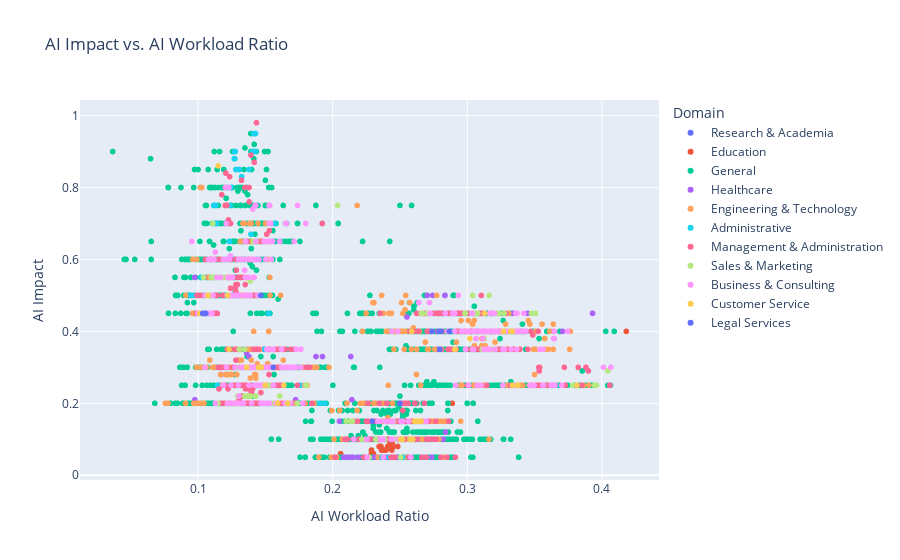
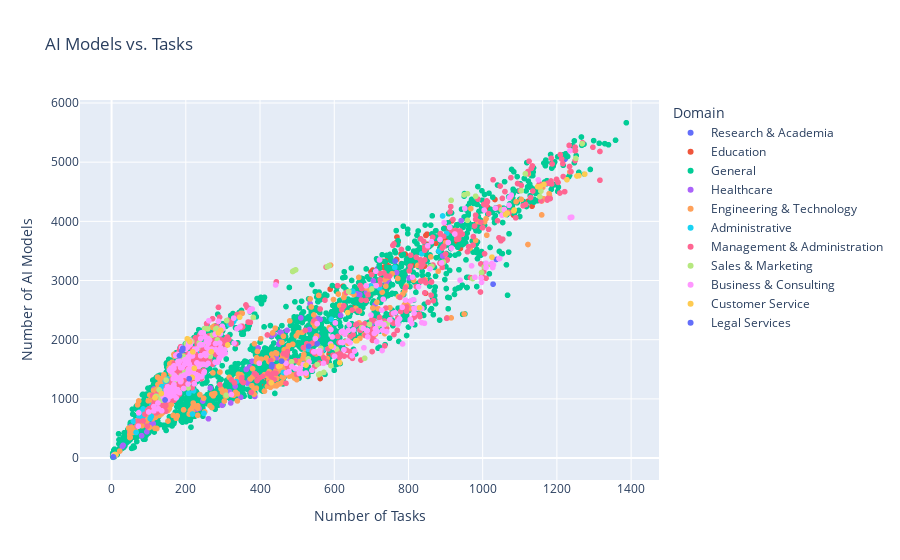
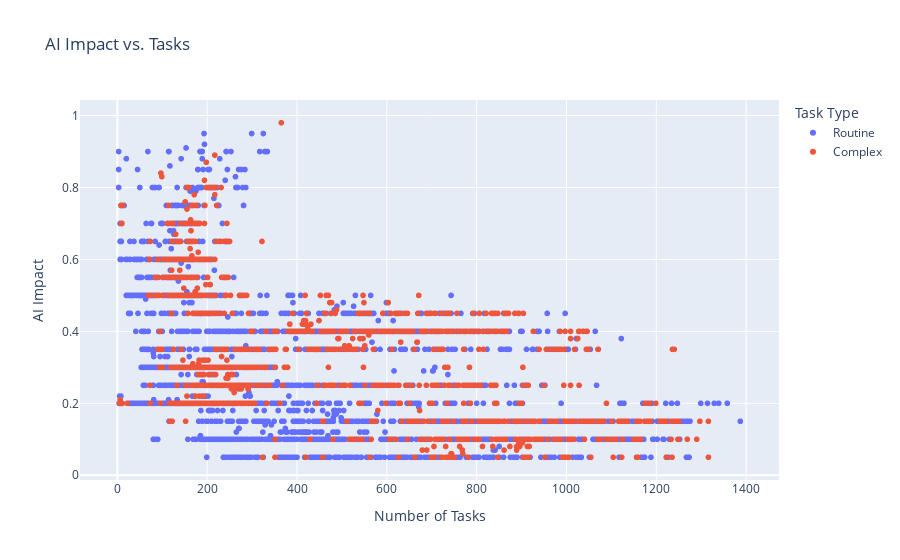
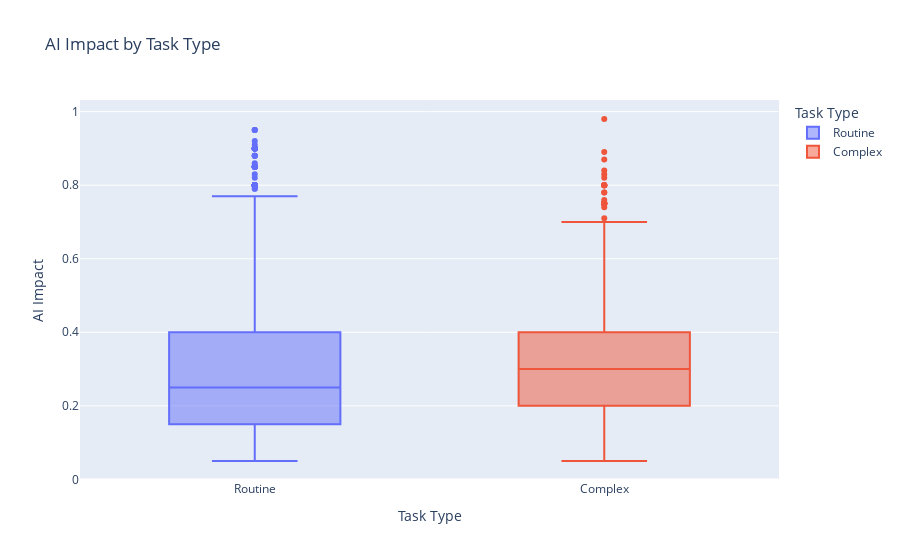

Notebook code for these charts, in order:
### Code cell
import plotly.express as px
import plotly.graph_objects as go
import pandas as pd

# Load the dataset
file_path = 'processed_dataset.csv'
data = pd.read_csv(file_path)

# 1. Scatter Plot: AI Impact vs. AI Workload Ratio
scatter_impact_workload = px.scatter(
    data, 
    x="AI Workload Ratio", 
    y="AI Impact",
    color="Domain",
    title="AI Impact vs. AI Workload Ratio",
    labels={"AI Workload Ratio": "AI Workload Ratio", "AI Impact": "AI Impact"}
)

# 2. Scatter Plot: AI Models vs. Tasks
scatter_models_tasks = px.scatter(
    data, 
    x="Tasks", 
    y="AI Models",
    color="Domain",
    title="AI Models vs. Tasks",
    labels={"Tasks": "Number of Tasks", "AI Models": "Number of AI Models"}
)

# 3. Scatter Plot: AI Impact vs. Tasks
scatter_impact_tasks = px.scatter(
    data, 
    x="Tasks", 
    y="AI Impact",
    color="Task Type",
    title="AI Impact vs. Tasks",
    labels={"Tasks": "Number of Tasks", "AI Impact": "AI Impact"}
)

# 4. Box Plot: AI Impact by Task Type
box_impact_task_type = px.box(
    data, 
    x="Task Type", 
    y="AI Impact", 
    color="Task Type",
    title="AI Impact by Task Type",
    labels={"Task Type": "Task Type", "AI Impact": "AI Impact"}
)

# 5. Box Plot: AI Workload Ratio by Domain
box_workload_domain = px.box(
    data, 
    x="Domain", 
    y="AI Workload Ratio", 
    color="Domain",
    title="AI Workload Ratio by Domain",
    labels={"Domain": "Industry Domain", "AI Workload Ratio": "AI Workload Ratio"}
)

# 6. Bar Chart: Average AI Impact by Domain
bar_avg_impact_domain = px.bar(
    data.groupby("Domain")["AI Impact"].mean().reset_index(),
    x="Domain",
    y="AI Impact",
    color="Domain",
    title="Average AI Impact by Domain",
    labels={"Domain": "Industry Domain", "AI Impact": "Average AI Impact"}
)

# 7. Bar Chart: Count of Task Types by Domain
task_type_counts = data.groupby(["Domain", "Task Type"]).size().reset_index(name="Count")
bar_task_type_domain = px.bar(
    task_type_counts,
    x="Domain",
    y="Count",
    color="Task Type",
    barmode="group",
    title="Count of Task Types by Domain",
    labels={"Domain": "Industry Domain", "Count": "Task Count"}
)

# 8. Heatmap: Correlation Matrix
correlation_matrix = data[["AI Impact", "Tasks", "AI Models", "AI Workload Ratio"]].corr()
heatmap_correlation = go.Figure(data=go.Heatmap(
    z=correlation_matrix.values,
    x=correlation_matrix.columns,
    y=correlation_matrix.columns,
    colorscale='Viridis'
))
heatmap_correlation.update_layout(
    title="Correlation Matrix",
    xaxis_title="Features",
    yaxis_title="Features"
)

# 9. Line Chart: AI Impact Across Model Sophistication
line_impact_sophistication = px.line(
    data.groupby("Model Sophistication")["AI Impact"].mean().reset_index(),
    x="Model Sophistication",
    y="AI Impact",
    title="AI Impact Across Model Sophistication Levels",
    labels={"Model Sophistication": "Model Sophistication", "AI Impact": "Average AI Impact"}
)

# Show plots
scatter_impact_workload.show()
scatter_models_tasks.show()
scatter_impact_tasks.show()
box_impact_task_type.show()
box_workload_domain.show()
bar_avg_impact_domain.show()
bar_task_type_domain.show()
heatmap_correlation.show()
line_impact_sophistication.show()

### Figure 1 — Plotly figure (JSON) as saved in the notebook; plotly's stock layout.template omitted (floating-point values rounded to 4 significant figures; data arrays with more than 128 entries replaced by an {"elided": "..."} marker saying what was removed)
{"data": [{"hovertemplate": "Domain=Research & Academia<br>AI Workload Ratio=%{x}<br>AI Impact=%{y}<extra></extra>", "legendgroup": "Research & Academia", "marker": {"color": "#636efa", "symbol": "circle"}, "mode": "markers", "name": "Research & Academia", "showlegend": true, "type": "scattergl", "x": [0.2241, 0.2419, 0.3498, 0.309, 0.1529], "xaxis": "x", "y": [0.05, 0.05, 0.25, 0.4, 0.65], "yaxis": "y"}, {"hovertemplate": "Domain=Education<br>AI Workload Ratio=%{x}<br>AI Impact=%{y}<extra></extra>", "legendgroup": "Education", "marker": {"color": "#EF553B", "symbol": "circle"}, "mode": "markers", "name": "Education", "showlegend": true, "type": "scattergl", "x": {"elided": "135 float values"}, "xaxis": "x", "y": {"elided": "135 float values"}, "yaxis": "y"}, {"hovertemplate": "Domain=General<br>AI Workload Ratio=%{x}<br>AI Impact=%{y}<extra></extra>", "legendgroup": "General", "marker": {"color": "#00cc96", "symbol": "circle"}, "mode": "markers", "name": "General", "showlegend": true, "type": "scattergl", "x": {"elided": "2893 float values"}, "xaxis": "x", "y": {"elided": "2893 float values"}, "yaxis": "y"}, {"hovertemplate": "Domain=Healthcare<br>AI Workload Ratio=%{x}<br>AI Impact=%{y}<extra></extra>", "legendgroup": "Healthcare", "marker": {"color": "#ab63fa", "symbol": "circle"}, "mode": "markers", "name": "Healthcare", "showlegend": true, "type": "scattergl", "x": [0.2697, 0.2397, 0.2455, 0.2354, 0.2474, 0.2423, 0.2383, 0.2419, 0.2423, 0.2191, 0.2343, 0.2153, 0.2094, 0.2083, 0.231, 0.2454, 0.2139, 0.2317, 0.2121, 0.2249, 0.2737, 0.2821, 0.2839, 0.2349, 0.2493, 0.2451, 0.2635, 0.2334, 0.2543, 0.2618, 0.2397, 0.2051, 0.2153, 0.1323, 0.2502, 0.2612, 0.2559, 0.1725, 0.0976, 0.2143, 0.3389, 0.1174, 0.1171, 0.1412, 0.1632, 0.1727, 0.1378, 0.1924, 0.1876, 0.2135, 0.1361, 0.1495, 0.2776, 0.2806, 0.1308, 0.1349, 0.1488, 0.137, 0.1498, 0.1361, 0.3107, 0.3708, 0.2996, 0.301, 0.3035, 0.3012, 0.3027, 0.2552, 0.3072, 0.281, 0.2879, 0.3075, 0.3931, 0.3341, 0.3448, 0.1435, 0.1465, 0.2743, 0.2834, 0.2702, 0.1116, 0.09756], "xaxis": "x", "y": [0.05, 0.05, 0.05, 0.05, 0.05, 0.05, 0.05, 0.05, 0.05, 0.05, 0.05, 0.05, 0.05, 0.05, 0.05, 0.05, 0.05, 0.05, 0.05, 0.05, 0.05, 0.1, 0.12, 0.15, 0.15, 0.15, 0.15, 0.15, 0.15, 0.15, 0.15, 0.15, 0.15, 0.2, 0.2, 0.2, 0.2, 0.21, 0.21, 0.21, 0.25, 0.25, 0.28, 0.3, 0.3, 0.3, 0.33, 0.33, 0.33, 0.33, 0.34, 0.35, 0.35, 0.35, 0.35, 0.35, 0.35, 0.35, 0.35, 0.35, 0.4, 0.4, 0.4, 0.4, 0.4, 0.4, 0.4, 0.44, 0.45, 0.45, 0.45, 0.45, 0.45, 0.45, 0.45, 0.5, 0.5, 0.5, 0.5, 0.5, 0.55, 0.55], "yaxis": "y"}, {"hovertemplate": "Domain=Engineering & Technology<br>AI Workload Ratio=%{x}<br>AI Impact=%{y}<extra></extra>", "legendgroup": "Engineering & Technology", "marker": {"color": "#FFA15A", "symbol": "circle"}, "mode": "markers", "name": "Engineering & Technology", "showlegend": true, "type": "scattergl", "x": {"elided": "485 float values"}, "xaxis": "x", "y": {"elided": "485 float values"}, "yaxis": "y"}, {"hovertemplate": "Domain=Administrative<br>AI Workload Ratio=%{x}<br>AI Impact=%{y}<extra></extra>", "legendgroup": "Administrative", "marker": {"color": "#19d3f3", "symbol": "circle"}, "mode": "markers", "name": "Administrative", "showlegend": true, "type": "scattergl", "x": [0.2521, 0.242, 0.2367, 0.2511, 0.2378, 0.2526, 0.24, 0.2308, 0.218, 0.1462, 0.1365, 0.1555, 0.194, 0.1901, 0.1356, 0.1304, 0.1143, 0.1738, 0.1758, 0.1458, 0.1621, 0.1365, 0.1638, 0.1595, 0.1584, 0.1306, 0.1496, 0.288, 0.293, 0.3298, 0.3202, 0.2603, 0.3109, 0.1524, 0.2907, 0.0947, 0.09719, 0.1056, 0.1024, 0.1279, 0.1192, 0.1213, 0.1268, 0.1197, 0.152, 0.1422, 0.1234, 0.1393, 0.1923, 0.1923, 0.1569, 0.112, 0.114, 0.1116, 0.1238, 0.113, 0.1244, 0.1324, 0.1304, 0.1281, 0.1378, 0.1269, 0.1272, 0.1404, 0.1423, 0.1424, 0.1416, 0.1276, 0.1427, 0.1413], "xaxis": "x", "y": [0.05, 0.05, 0.05, 0.05, 0.1, 0.15, 0.15, 0.15, 0.15, 0.2, 0.2, 0.2, 0.2, 0.2, 0.2, 0.2, 0.25, 0.25, 0.25, 0.25, 0.3, 0.3, 0.3, 0.3, 0.3, 0.3, 0.35, 0.35, 0.4, 0.4, 0.4, 0.4, 0.45, 0.45, 0.45, 0.5, 0.5, 0.5, 0.55, 0.6, 0.6, 0.6, 0.6, 0.6, 0.65, 0.65, 0.65, 0.67, 0.7, 0.7, 0.7, 0.7, 0.7, 0.75, 0.75, 0.75, 0.8, 0.83, 0.85, 0.85, 0.85, 0.88, 0.9, 0.9, 0.9, 0.9, 0.9, 0.9, 0.95, 0.95], "yaxis": "y"}, {"hovertemplate": "Domain=Management & Administration<br>AI Workload Ratio=%{x}<br>AI Impact=%{y}<extra></extra>", "legendgroup": "Management & Administration", "marker": {"color": "#FF6692", "symbol": "circle"}, "mode": "markers", "name": "Management & Administration", "showlegend": true, "type": "scattergl", "x": {"elided": "574 float values"}, "xaxis": "x", "y": {"elided": "574 float values"}, "yaxis": "y"}, {"hovertemplate": "Domain=Sales & Marketing<br>AI Workload Ratio=%{x}<br>AI Impact=%{y}<extra></extra>", "legendgroup": "Sales & Marketing", "marker": {"color": "#B6E880", "symbol": "circle"}, "mode": "markers", "name": "Sales & Marketing", "showlegend": true, "type": "scattergl", "x": [0.2271, 0.2505, 0.2321, 0.2217, 0.2387, 0.247, 0.2613, 0.2565, 0.2443, 0.2387, 0.2453, 0.2101, 0.2147, 0.2137, 0.1548, 0.1548, 0.1553, 0.156, 0.1288, 0.1546, 0.1738, 0.1148, 0.1385, 0.1428, 0.136, 0.1607, 0.139, 0.1361, 0.1348, 0.1294, 0.1529, 0.1803, 0.1797, 0.1803, 0.395, 0.3945, 0.396, 0.3784, 0.4045, 0.1291, 0.1334, 0.1459, 0.311, 0.291, 0.318, 0.3208, 0.1306, 0.1346, 0.3126, 0.329, 0.2664, 0.2659, 0.27, 0.3227, 0.3078, 0.3477, 0.3506, 0.3217, 0.3273, 0.3059, 0.2983, 0.2985, 0.3215, 0.3238, 0.304, 0.3162, 0.1078, 0.1083, 0.1098, 0.1071, 0.1054, 0.1386, 0.1164, 0.1115, 0.1122, 0.1119, 0.11, 0.1148, 0.1149, 0.1141, 0.1213, 0.1253, 0.1253, 0.1245, 0.1249, 0.1041, 0.1186, 0.1352, 0.1309, 0.1309, 0.1412, 0.111, 0.2037], "xaxis": "x", "y": [0.05, 0.05, 0.1, 0.1, 0.1, 0.1, 0.15, 0.15, 0.15, 0.15, 0.15, 0.15, 0.15, 0.15, 0.2, 0.2, 0.2, 0.2, 0.2, 0.2, 0.2, 0.2, 0.22, 0.22, 0.22, 0.22, 0.22, 0.22, 0.22, 0.22, 0.25, 0.25, 0.25, 0.25, 0.25, 0.25, 0.25, 0.25, 0.29, 0.3, 0.3, 0.3, 0.35, 0.35, 0.35, 0.35, 0.35, 0.35, 0.38, 0.4, 0.45, 0.45, 0.45, 0.45, 0.45, 0.45, 0.45, 0.45, 0.45, 0.45, 0.45, 0.45, 0.45, 0.45, 0.5, 0.5, 0.5, 0.5, 0.5, 0.5, 0.5, 0.54, 0.55, 0.55, 0.55, 0.55, 0.55, 0.55, 0.55, 0.55, 0.55, 0.55, 0.55, 0.55, 0.55, 0.55, 0.55, 0.55, 0.6, 0.6, 0.65, 0.7, 0.75], "yaxis": "y"}, {"hovertemplate": "Domain=Business & Consulting<br>AI Workload Ratio=%{x}<br>AI Impact=%{y}<extra></extra>", "legendgroup": "Business & Consulting", "marker": {"color": "#FF97FF", "symbol": "circle"}, "mode": "markers", "name": "Business & Consulting", "showlegend": true, "type": "scattergl", "x": {"elided": "305 float values"}, "xaxis": "x", "y": {"elided": "305 float values"}, "yaxis": "y"}, {"hovertemplate": "Domain=Customer Service<br>AI Workload Ratio=%{x}<br>AI Impact=%{y}<extra></extra>", "legendgroup": "Customer Service", "marker": {"color": "#FECB52", "symbol": "circle"}, "mode": "markers", "name": "Customer Service", "showlegend": true, "type": "scattergl", "x": [0.2595, 0.2589, 0.2581, 0.2575, 0.2519, 0.2504, 0.251, 0.2519, 0.2657, 0.2631, 0.2638, 0.2608, 0.1667, 0.1667, 0.1592, 0.3375, 0.1499, 0.3815, 0.1638, 0.3335, 0.1361, 0.147, 0.145, 0.1362, 0.2907, 0.291, 0.1229, 0.3019, 0.3322, 0.3335, 0.3268, 0.2587, 0.1013, 0.1013, 0.1013, 0.3129, 0.122, 0.1073, 0.1149], "xaxis": "x", "y": [0.1, 0.1, 0.1, 0.1, 0.1, 0.1, 0.1, 0.1, 0.15, 0.15, 0.15, 0.15, 0.2, 0.2, 0.2, 0.25, 0.25, 0.25, 0.25, 0.25, 0.3, 0.3, 0.3, 0.3, 0.35, 0.35, 0.35, 0.38, 0.4, 0.4, 0.4, 0.4, 0.45, 0.45, 0.45, 0.45, 0.5, 0.5, 0.86], "yaxis": "y"}, {"hovertemplate": "Domain=Legal Services<br>AI Workload Ratio=%{x}<br>AI Impact=%{y}<extra></extra>", "legendgroup": "Legal Services", "marker": {"color": "#636efa", "symbol": "circle"}, "mode": "markers", "name": "Legal Services", "showlegend": true, "type": "scattergl", "x": [0.2295, 0.25, 0.1559, 0.2796, 0.281, 0.2867, 0.2786, 0.2738, 0.1034, 0.1042, 0.1057, 0.1045, 0.1466], "xaxis": "x", "y": [0.15, 0.2, 0.3, 0.35, 0.4, 0.4, 0.4, 0.4, 0.45, 0.45, 0.45, 0.45, 0.5], "yaxis": "y"}], "layout": {"legend": {"title": {"text": "Domain"}, "tracegroupgap": 0}, "title": {"text": "AI Impact vs. AI Workload Ratio"}, "xaxis": {"anchor": "y", "domain": [0, 1], "title": {"text": "AI Workload Ratio"}}, "yaxis": {"anchor": "x", "domain": [0, 1], "title": {"text": "AI Impact"}}}}

### Figure 2 — Plotly figure (JSON) as saved in the notebook; plotly's stock layout.template omitted (floating-point values rounded to 4 significant figures; data arrays with more than 128 entries replaced by an {"elided": "..."} marker saying what was removed)
{"data": [{"hovertemplate": "Domain=Research & Academia<br>Number of Tasks=%{x}<br>Number of AI Models=%{y}<extra></extra>", "legendgroup": "Research & Academia", "marker": {"color": "#636efa", "symbol": "circle"}, "mode": "markers", "name": "Research & Academia", "showlegend": true, "type": "scattergl", "x": [717, 1222, 1028, 1037, 165], "xaxis": "x", "y": [3200, 5051, 2939, 3356, 1079], "yaxis": "y"}, {"hovertemplate": "Domain=Education<br>Number of Tasks=%{x}<br>Number of AI Models=%{y}<extra></extra>", "legendgroup": "Education", "marker": {"color": "#EF553B", "symbol": "circle"}, "mode": "markers", "name": "Education", "showlegend": true, "type": "scattergl", "x": {"elided": "135 int values"}, "xaxis": "x", "y": {"elided": "135 int values"}, "yaxis": "y"}, {"hovertemplate": "Domain=General<br>Number of Tasks=%{x}<br>Number of AI Models=%{y}<extra></extra>", "legendgroup": "General", "marker": {"color": "#00cc96", "symbol": "circle"}, "mode": "markers", "name": "General", "showlegend": true, "type": "scattergl", "x": {"elided": "2893 int values"}, "xaxis": "x", "y": {"elided": "2893 int values"}, "yaxis": "y"}, {"hovertemplate": "Domain=Healthcare<br>Number of Tasks=%{x}<br>Number of AI Models=%{y}<extra></extra>", "legendgroup": "Healthcare", "marker": {"color": "#ab63fa", "symbol": "circle"}, "mode": "markers", "name": "Healthcare", "showlegend": true, "type": "scattergl", "x": [555, 664, 687, 705, 745, 669, 661, 373, 363, 473, 451, 457, 438, 431, 454, 533, 454, 379, 395, 266, 710, 472, 438, 942, 740, 768, 802, 552, 472, 444, 562, 535, 510, 145, 893, 892, 617, 133, 114, 81, 348, 137, 177, 87, 116, 124, 81, 112, 106, 95, 80, 119, 229, 236, 113, 121, 108, 90, 114, 80, 700, 386, 453, 444, 458, 450, 452, 246, 505, 372, 365, 457, 261, 298, 321, 31, 29, 333, 318, 384, 49, 52], "xaxis": "x", "y": [2058, 2770, 2798, 2995, 3011, 2761, 2774, 1542, 1498, 2159, 1925, 2123, 2092, 2069, 1965, 2172, 2122, 1636, 1862, 1183, 2594, 1673, 1543, 4011, 2968, 3134, 3044, 2365, 1856, 1696, 2345, 2609, 2369, 1096, 3569, 3415, 2411, 771, 1168, 378, 1027, 1167, 1511, 616, 711, 718, 588, 582, 565, 445, 588, 796, 825, 841, 864, 897, 726, 657, 761, 588, 2253, 1041, 1512, 1475, 1509, 1494, 1493, 964, 1644, 1324, 1268, 1486, 664, 892, 931, 216, 198, 1214, 1122, 1421, 439, 533], "yaxis": "y"}, {"hovertemplate": "Domain=Engineering & Technology<br>Number of Tasks=%{x}<br>Number of AI Models=%{y}<extra></extra>", "legendgroup": "Engineering & Technology", "marker": {"color": "#FFA15A", "symbol": "circle"}, "mode": "markers", "name": "Engineering & Technology", "showlegend": true, "type": "scattergl", "x": {"elided": "485 int values"}, "xaxis": "x", "y": {"elided": "485 int values"}, "yaxis": "y"}, {"hovertemplate": "Domain=Administrative<br>Number of Tasks=%{x}<br>Number of AI Models=%{y}<extra></extra>", "legendgroup": "Administrative", "marker": {"color": "#19d3f3", "symbol": "circle"}, "mode": "markers", "name": "Administrative", "showlegend": true, "type": "scattergl", "x": [882, 836, 763, 722, 903, 592, 698, 650, 892, 169, 141, 104, 221, 208, 183, 6, 138, 275, 245, 151, 219, 186, 198, 171, 137, 255, 217, 530, 218, 249, 463, 336, 569, 66, 621, 59, 76, 74, 85, 141, 98, 108, 115, 85, 107, 116, 124, 129, 10, 10, 120, 135, 149, 145, 223, 151, 222, 263, 270, 245, 180, 228, 242, 317, 328, 329, 334, 115, 325, 193], "xaxis": "x", "y": [3499, 3454, 3223, 2875, 3798, 2344, 2908, 2816, 4091, 1156, 1033, 669, 1139, 1094, 1350, 46, 1207, 1582, 1394, 1036, 1351, 1363, 1209, 1072, 865, 1952, 1451, 1840, 744, 755, 1446, 1291, 1830, 433, 2136, 623, 782, 701, 830, 1102, 822, 890, 907, 710, 704, 816, 1005, 926, 52, 52, 765, 1205, 1307, 1299, 1801, 1336, 1784, 1986, 2070, 1912, 1306, 1797, 1903, 2258, 2305, 2311, 2358, 901, 2278, 1366], "yaxis": "y"}, {"hovertemplate": "Domain=Management & Administration<br>Number of Tasks=%{x}<br>Number of AI Models=%{y}<extra></extra>", "legendgroup": "Management & Administration", "marker": {"color": "#FF6692", "symbol": "circle"}, "mode": "markers", "name": "Management & Administration", "showlegend": true, "type": "scattergl", "x": {"elided": "574 int values"}, "xaxis": "x", "y": {"elided": "574 int values"}, "yaxis": "y"}, {"hovertemplate": "Domain=Sales & Marketing<br>Number of Tasks=%{x}<br>Number of AI Models=%{y}<extra></extra>", "legendgroup": "Sales & Marketing", "marker": {"color": "#B6E880", "symbol": "circle"}, "mode": "markers", "name": "Sales & Marketing", "showlegend": true, "type": "scattergl", "x": [639, 1051, 1115, 981, 959, 1251, 1154, 1157, 1104, 1268, 701, 915, 959, 950, 488, 488, 492, 496, 281, 266, 206, 251, 202, 285, 295, 382, 198, 197, 188, 171, 240, 586, 581, 586, 572, 561, 558, 591, 682, 283, 310, 221, 1004, 309, 997, 973, 271, 257, 1022, 606, 863, 860, 894, 817, 695, 508, 554, 727, 743, 674, 485, 632, 717, 736, 564, 530, 210, 211, 216, 207, 211, 136, 165, 147, 193, 192, 179, 120, 117, 118, 236, 241, 241, 238, 232, 201, 259, 132, 135, 135, 169, 128, 11], "xaxis": "x", "y": [2814, 4195, 4804, 4424, 4017, 5064, 4417, 4511, 4519, 5313, 2858, 4355, 4467, 4446, 3153, 3153, 3169, 3180, 2181, 1721, 1185, 2187, 1458, 1996, 2169, 2377, 1424, 1447, 1395, 1321, 1570, 3251, 3233, 3251, 1448, 1422, 1409, 1562, 1686, 2192, 2324, 1515, 3228, 1062, 3135, 3033, 2075, 1909, 3269, 1842, 3239, 3234, 3311, 2532, 2258, 1461, 1580, 2260, 2270, 2203, 1626, 2117, 2230, 2273, 1855, 1676, 1948, 1949, 1967, 1933, 2001, 981, 1417, 1318, 1720, 1716, 1628, 1045, 1018, 1034, 1946, 1923, 1923, 1912, 1857, 1931, 2183, 976, 1031, 1031, 1197, 1153, 54], "yaxis": "y"}, {"hovertemplate": "Domain=Business & Consulting<br>Number of Tasks=%{x}<br>Number of AI Models=%{y}<extra></extra>", "legendgroup": "Business & Consulting", "marker": {"color": "#FF97FF", "symbol": "circle"}, "mode": "markers", "name": "Business & Consulting", "showlegend": true, "type": "scattergl", "x": {"elided": "305 int values"}, "xaxis": "x", "y": {"elided": "305 int values"}, "yaxis": "y"}, {"hovertemplate": "Domain=Customer Service<br>Number of Tasks=%{x}<br>Number of AI Models=%{y}<extra></extra>", "legendgroup": "Customer Service", "marker": {"color": "#FECB52", "symbol": "circle"}, "mode": "markers", "name": "Customer Service", "showlegend": true, "type": "scattergl", "x": [1084, 1085, 1062, 1066, 1165, 1148, 1150, 1156, 1275, 1254, 1259, 1227, 10, 10, 217, 430, 269, 615, 313, 524, 294, 223, 345, 288, 450, 454, 134, 1025, 658, 661, 830, 636, 204, 204, 204, 592, 219, 211, 117], "xaxis": "x", "y": [4177, 4191, 4115, 4140, 4624, 4585, 4582, 4590, 4798, 4766, 4772, 4704, 60, 60, 1363, 1274, 1795, 1612, 1911, 1571, 2160, 1517, 2380, 2115, 1548, 1560, 1090, 3395, 1981, 1982, 2540, 2458, 2014, 2014, 2014, 1892, 1795, 1966, 1018], "yaxis": "y"}, {"hovertemplate": "Domain=Legal Services<br>Number of Tasks=%{x}<br>Number of AI Models=%{y}<extra></extra>", "legendgroup": "Legal Services", "marker": {"color": "#636efa", "symbol": "circle"}, "mode": "markers", "name": "Legal Services", "showlegend": true, "type": "scattergl", "x": [764, 5, 209, 458, 531, 554, 431, 432, 192, 189, 183, 192, 144], "xaxis": "x", "y": [3329, 20, 1341, 1638, 1890, 1932, 1547, 1578, 1856, 1813, 1731, 1837, 982], "yaxis": "y"}], "layout": {"legend": {"title": {"text": "Domain"}, "tracegroupgap": 0}, "title": {"text": "AI Models vs. Tasks"}, "xaxis": {"anchor": "y", "domain": [0, 1], "title": {"text": "Number of Tasks"}}, "yaxis": {"anchor": "x", "domain": [0, 1], "title": {"text": "Number of AI Models"}}}}

### Figure 3 — Plotly figure (JSON) as saved in the notebook; plotly's stock layout.template omitted (floating-point values rounded to 4 significant figures; data arrays with more than 128 entries replaced by an {"elided": "..."} marker saying what was removed)
{"data": [{"hovertemplate": "Task Type=Routine<br>Number of Tasks=%{x}<br>AI Impact=%{y}<extra></extra>", "legendgroup": "Routine", "marker": {"color": "#636efa", "symbol": "circle"}, "mode": "markers", "name": "Routine", "showlegend": true, "type": "scattergl", "x": {"elided": "3316 int values"}, "xaxis": "x", "y": {"elided": "3316 float values"}, "yaxis": "y"}, {"hovertemplate": "Task Type=Complex<br>Number of Tasks=%{x}<br>AI Impact=%{y}<extra></extra>", "legendgroup": "Complex", "marker": {"color": "#EF553B", "symbol": "circle"}, "mode": "markers", "name": "Complex", "showlegend": true, "type": "scattergl", "x": {"elided": "1378 int values"}, "xaxis": "x", "y": {"elided": "1378 float values"}, "yaxis": "y"}], "layout": {"legend": {"title": {"text": "Task Type"}, "tracegroupgap": 0}, "title": {"text": "AI Impact vs. Tasks"}, "xaxis": {"anchor": "y", "domain": [0, 1], "title": {"text": "Number of Tasks"}}, "yaxis": {"anchor": "x", "domain": [0, 1], "title": {"text": "AI Impact"}}}}

### Figure 4 — Plotly figure (JSON) as saved in the notebook; plotly's stock layout.template omitted (floating-point values rounded to 4 significant figures; data arrays with more than 128 entries replaced by an {"elided": "..."} marker saying what was removed)
{"data": [{"alignmentgroup": "True", "hovertemplate": "Task Type=%{x}<br>AI Impact=%{y}<extra></extra>", "legendgroup": "Routine", "marker": {"color": "#636efa"}, "name": "Routine", "notched": false, "offsetgroup": "Routine", "orientation": "v", "showlegend": true, "type": "box", "x": {"elided": "3316 str values"}, "x0": " ", "xaxis": "x", "y": {"elided": "3316 float values"}, "y0": " ", "yaxis": "y"}, {"alignmentgroup": "True", "hovertemplate": "Task Type=%{x}<br>AI Impact=%{y}<extra></extra>", "legendgroup": "Complex", "marker": {"color": "#EF553B"}, "name": "Complex", "notched": false, "offsetgroup": "Complex", "orientation": "v", "showlegend": true, "type": "box", "x": {"elided": "1378 str values"}, "x0": " ", "xaxis": "x", "y": {"elided": "1378 float values"}, "y0": " ", "yaxis": "y"}], "layout": {"boxmode": "overlay", "legend": {"title": {"text": "Task Type"}, "tracegroupgap": 0}, "title": {"text": "AI Impact by Task Type"}, "xaxis": {"anchor": "y", "categoryarray": ["Routine", "Complex"], "categoryorder": "array", "domain": [0, 1], "title": {"text": "Task Type"}}, "yaxis": {"anchor": "x", "domain": [0, 1], "title": {"text": "AI Impact"}}}}
